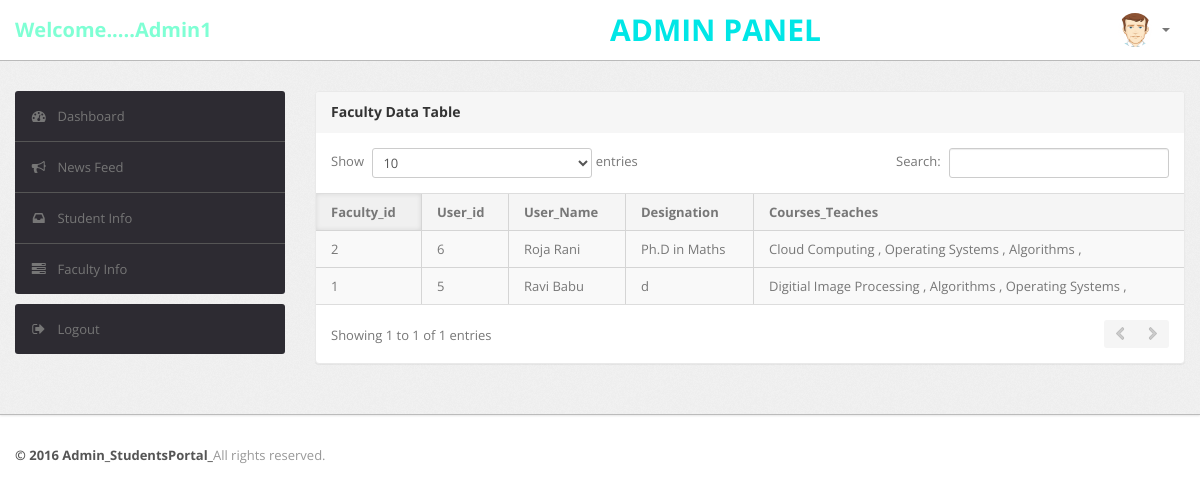
Page /Project_BTP/Admin/facultytable.php (signed in) on the committed database.
### tables this page shows
CREATE TABLE `Faculty` (
  `F_id` int(11) NOT NULL,
  `U_id` int(11) DEFAULT NULL,
  `F_designation` varchar(20) DEFAULT NULL,
  `F_age` int(11) DEFAULT NULL,
  `F_dob` varchar(15) DEFAULT NULL
);

CREATE TABLE `User` (
  `U_id` int(11) NOT NULL,
  `F_name` varchar(20) DEFAULT NULL,
  `L_name` varchar(20) DEFAULT NULL,
  `U_name` varchar(20) DEFAULT NULL,
  `U_gender` varchar(10) DEFAULT NULL,
  `U_email` varchar(40) DEFAULT NULL,
  `U_password` varchar(100) DEFAULT NULL,
  `U_phone_no` varchar(20) DEFAULT NULL,
  `U_category` varchar(20) DEFAULT NULL
);

### Project_BTP/Admin/facultytable.php (the view, shortened to what this page needs)
<?php
include "dbConfig.php";
?>
<!DOCTYPE html>
<html lang="en">
<head>
    <head>
        <link type="text/css" href="bootstrap/css/bootstrap.min.css" rel="stylesheet">
        <link type="text/css" href="bootstrap/css/bootstrap-responsive.min.css" rel="stylesheet">
        <link type="text/css" href="css/theme.css" rel="stylesheet">
        <link type="text/css" href="images/icons/css/font-awesome.css" rel="stylesheet">
    </head>
    <body>
        <div class="navbar navbar-fixed-top">
            <div class="navbar-inner">
                <div class="container">
                        <?php echo '<a class="brand"><font color="Aquamarine">Welcome.....'.$_SESSION['User'].'</font></a>'; ?>
                        <center class="brand" style="position: absolute;left: 610px;font-size: 30px;"><font color="#00e6e6">ADMIN PANEL</font></center>
                    <div class="nav-collapse collapse navbar-inverse-collapse">
                        <ul class="nav pull-right">
                            <li class="nav-user dropdown"><a href="#" class="dropdown-toggle" data-toggle="dropdown">
                                <img src="images/user.png" class="nav-avatar" />
                                <b class="caret"></b></a>
                            </li>
                        </ul>
                    </div>
                </div>
            </div>
        </div>
        <div class="wrapper">
            <div class="container">
                <div class="row">
                  <div class="span3">
                        <div class="sidebar">
                            <ul class="widget widget-menu unstyled">
                                <li class="active"><a href="main.php"><i class="menu-icon icon-dashboard"></i>Dashboard
                                </a></li>
                                <li><a href="activity.html"><i class="menu-icon icon-bullhorn"></i>News Feed </a>
                                </li>
                                <li><a href="studentable.php"><i class="menu-icon icon-inbox"></i>Student Info</a></li>
                                <li><a href="task.html"><i class="menu-icon icon-tasks"></i>Faculty Info</a></li>
                            </ul>
                            <ul class="widget widget-menu unstyled">
                                <li><a href="logout.php"><i class="menu-icon icon-signout"></i>Logout </a></li>
                            </ul>
                        </div>
                    </div>
                    <div class="span9">
                        <div class="content">
                            <div class="module">
                                <div class="module-head">
                                    <h3>Faculty Data Table</h3>
                                </div>
                                <div class="module-body table">
                                    <table cellpadding="0" cellspacing="0" border="0" class="datatable-1 table table-bordered table-striped	 display"
                                        width="100%">
                                        <thead>
                                            <tr>
                                                <th>
                                                    Faculty_id
                                                </th>
                                                <th>
                                                    User_id
                                                </th>
                                                <th>
                                                    User_Name
                                                </th>
                                                <th>
                                                    Designation
                                                </th>
                                                <th class="center">
                                                    Courses_Teaches
                                                </th>
                                            </tr>
                                        </thead>
                                        <?php
                                        $sql = "SELECT  Faculty.F_id,User.U_id,User.F_name,User.L_name,Faculty.F_designation FROM User,Faculty Where  Faculty.U_id=User.U_id";
                                        $result = $conn->query($sql);
                                        if ($result->num_rows > 0) {
                                        while($row = $result->fetch_assoc())
                                        {
                                            $cour=null;
                                            $m=$row["F_id"];
                                            $sql1="SELECT Course.C_name FROM Course,Teaches WHERE Teaches.F_id='$m' AND Teaches.C_id=Course.C_id";
                                            $result1 = $conn->query($sql1);
                                            if ($result1->num_rows > 0) {
                                            while($row1 = $result1->fetch_assoc())
                                            {
                                                 $cour="{$row1["C_name"]}  ,  {$cour}";
                                            }
                                            }
                                      echo '<tbody>
                                            <tr class="odd gradeX">
                                                <td class="center" >'.
                                                    $row["F_id"].'
                                                </td>
                                                <td class="center" >'.
                                                    $row["U_id"].'
                                                </td>
                                                <td>'.
                                                    $row["F_name"].' '.$row["L_name"].'
                                                </td>
                                                <td>'.
                                                    $row["F_designation"].'
                                                </td>
                                                 <td>'.
                                                    $cour.'
                                                </td>
                                            </tr>';
                                        }}
                                               ?>
                                    </table>
                                </div>
                            </div>
                        </div>
                    </div>
                </div>
            </div>
        </div>
        <div class="footer">
            <div class="container">
                <b class="copyright">&copy; 2016 Admin_StudentsPortal_</b>All rights reserved.
            </div>
        </div>
    </body>

### rows in the picture
faculty: F_id "1", U.U_id "5", U.F_name "Ravi", U.L_name "Babu", F_designation "d", cour "Digitial Image Processing , Algorithms , Operating Systems ,"
faculty: F_id "2", U.U_id "6", U.F_name "Roja", U.L_name "Rani", F_designation "Ph.D in Maths", cour "Cloud Computing , Operating Systems , Algorithms ,"

### other values in the picture
$_SESSION['User'] "Admin1"
